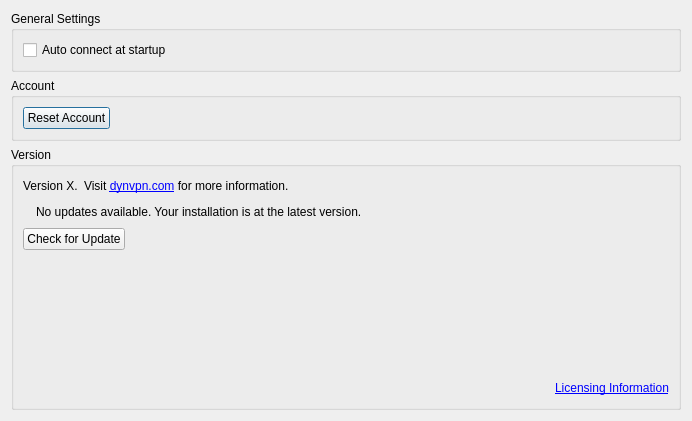
<?xml version="1.0" encoding="UTF-8"?>
<ui version="4.0">
 <class>GeneralSettings</class>
 <widget class="QDialog" name="GeneralSettings">
  <property name="geometry">
   <rect>
    <x>0</x>
    <y>0</y>
    <width>692</width>
    <height>421</height>
   </rect>
  </property>
  <property name="windowTitle">
   <string>Dialog</string>
  </property>
  <layout class="QVBoxLayout" name="verticalLayout">
   <item>
    <widget class="QGroupBox" name="General">
     <property name="styleSheet">
      <string notr="true"/>
     </property>
     <property name="title">
      <string>General Settings</string>
     </property>
     <property name="flat">
      <bool>false</bool>
     </property>
     <layout class="QHBoxLayout" name="horizontalLayout_4">
      <item>
       <widget class="QCheckBox" name="autoconnCheckBox">
        <property name="text">
         <string>Auto connect at startup</string>
        </property>
       </widget>
      </item>
     </layout>
    </widget>
   </item>
   <item>
    <widget class="QGroupBox" name="groupBox">
     <property name="title">
      <string>Account</string>
     </property>
     <layout class="QHBoxLayout" name="horizontalLayout_2">
      <item>
       <widget class="QPushButton" name="resetButton">
        <property name="text">
         <string>Reset Account</string>
        </property>
       </widget>
      </item>
      <item>
       <spacer name="horizontalSpacer">
        <property name="orientation">
         <enum>Qt::Horizontal</enum>
        </property>
        <property name="sizeHint" stdset="0">
         <size>
          <width>40</width>
          <height>20</height>
         </size>
        </property>
       </spacer>
      </item>
     </layout>
    </widget>
   </item>
   <item>
    <widget class="QGroupBox" name="groupBox_2">
     <property name="title">
      <string>Version</string>
     </property>
     <layout class="QVBoxLayout" name="verticalLayout_2">
      <item>
       <layout class="QHBoxLayout" name="horizontalLayout_3">
        <item>
         <widget class="QLabel" name="versionLabel">
          <property name="text">
           <string>Version X.</string>
          </property>
         </widget>
        </item>
        <item>
         <widget class="QLabel" name="label">
          <property name="text">
           <string>&lt;html&gt;&lt;head/&gt;&lt;body&gt;&lt;p&gt;Visit &lt;a href=&quot;https://dynvpn.com&quot;&gt;&lt;span style=&quot; text-decoration: underline; color:#0000ff;&quot;&gt;dynvpn.com&lt;/span&gt;&lt;/a&gt; for more information. &lt;/p&gt;&lt;/body&gt;&lt;/html&gt;</string>
          </property>
          <property name="textFormat">
           <enum>Qt::RichText</enum>
          </property>
          <property name="openExternalLinks">
           <bool>true</bool>
          </property>
          <property name="textInteractionFlags">
           <set>Qt::TextBrowserInteraction</set>
          </property>
         </widget>
        </item>
        <item>
         <spacer name="horizontalSpacer_2">
          <property name="orientation">
           <enum>Qt::Horizontal</enum>
          </property>
          <property name="sizeHint" stdset="0">
           <size>
            <width>40</width>
            <height>20</height>
           </size>
          </property>
         </spacer>
        </item>
       </layout>
      </item>
      <item>
       <layout class="QHBoxLayout" name="horizontalLayout">
        <item>
         <widget class="QLabel" name="updatePix">
          <property name="text">
           <string/>
          </property>
          <property name="textFormat">
           <enum>Qt::PlainText</enum>
          </property>
          <property name="pixmap">
           <pixmap resource="dnc.qrc">:/rc/download.png</pixmap>
          </property>
         </widget>
        </item>
        <item>
         <widget class="QLabel" name="updateLabel">
          <property name="text">
           <string>No updates available. Your installation is at the latest version.</string>
          </property>
          <property name="textFormat">
           <enum>Qt::RichText</enum>
          </property>
          <property name="openExternalLinks">
           <bool>true</bool>
          </property>
          <property name="textInteractionFlags">
           <set>Qt::TextBrowserInteraction</set>
          </property>
         </widget>
        </item>
        <item>
         <spacer name="horizontalSpacer_3">
          <property name="orientation">
           <enum>Qt::Horizontal</enum>
          </property>
          <property name="sizeHint" stdset="0">
           <size>
            <width>40</width>
            <height>20</height>
           </size>
          </property>
         </spacer>
        </item>
       </layout>
      </item>
      <item>
       <layout class="QHBoxLayout" name="horizontalLayout_5">
        <item>
         <widget class="QPushButton" name="checkUpdate">
          <property name="text">
           <string>Check for Update</string>
          </property>
         </widget>
        </item>
        <item>
         <spacer name="horizontalSpacer_4">
          <property name="orientation">
           <enum>Qt::Horizontal</enum>
          </property>
          <property name="sizeHint" stdset="0">
           <size>
            <width>40</width>
            <height>20</height>
           </size>
          </property>
         </spacer>
        </item>
       </layout>
      </item>
      <item>
       <spacer name="verticalSpacer">
        <property name="orientation">
         <enum>Qt::Vertical</enum>
        </property>
        <property name="sizeHint" stdset="0">
         <size>
          <width>20</width>
          <height>40</height>
         </size>
        </property>
       </spacer>
      </item>
      <item>
       <layout class="QHBoxLayout" name="horizontalLayout_6">
        <item>
         <spacer name="horizontalSpacer_5">
          <property name="orientation">
           <enum>Qt::Horizontal</enum>
          </property>
          <property name="sizeHint" stdset="0">
           <size>
            <width>40</width>
            <height>20</height>
           </size>
          </property>
         </spacer>
        </item>
        <item>
         <widget class="QLabel" name="label_2">
          <property name="text">
           <string>&lt;html&gt;&lt;head/&gt;&lt;body&gt;&lt;p&gt;&lt;a href=&quot;http://www.dynvpn.com/license&quot;&gt;&lt;span style=&quot; text-decoration: underline; color:#0000ff;&quot;&gt;Licensing Information&lt;/span&gt;&lt;/a&gt;&lt;/p&gt;&lt;/body&gt;&lt;/html&gt;</string>
          </property>
          <property name="openExternalLinks">
           <bool>true</bool>
          </property>
          <property name="textInteractionFlags">
           <set>Qt::TextBrowserInteraction</set>
          </property>
         </widget>
        </item>
       </layout>
      </item>
     </layout>
    </widget>
   </item>
  </layout>
 </widget>
 <resources>
  <include location="dnc.qrc"/>
 </resources>
 <connections/>
</ui>
